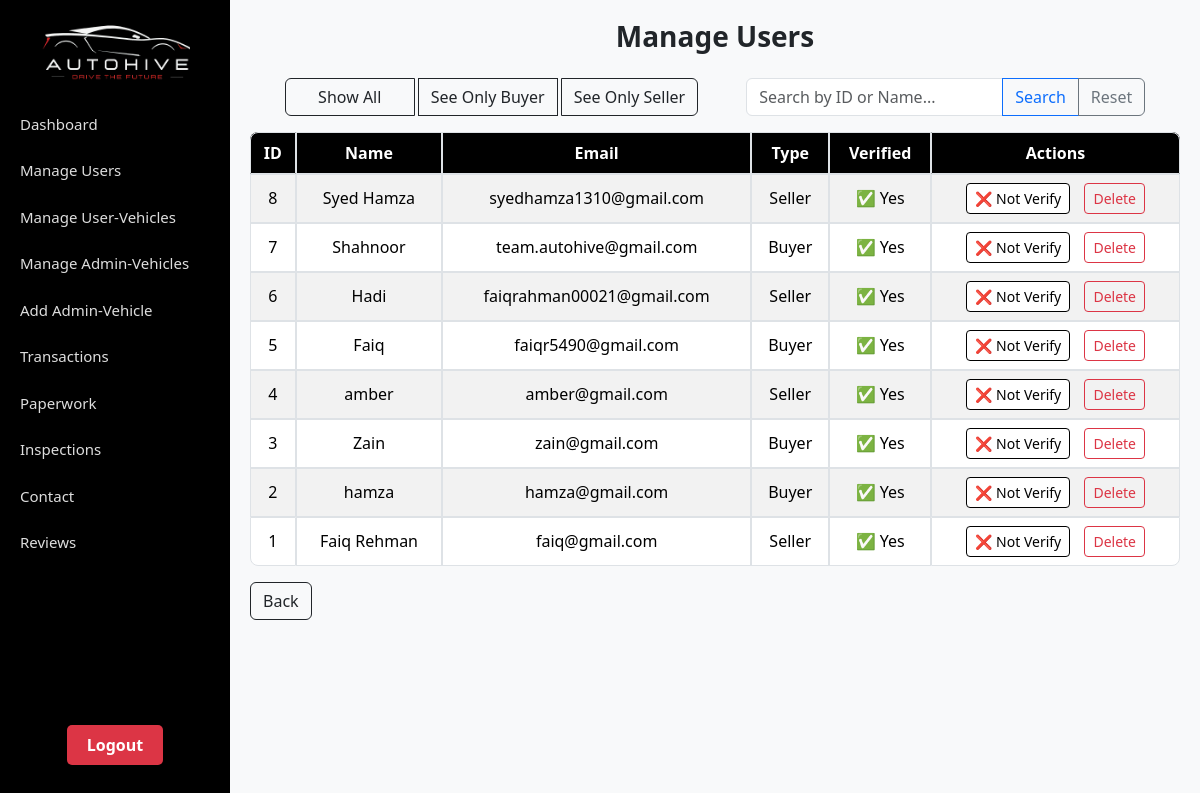
The page /admin/manage_users.php (signed in) on the database its author committed.
### tables this page shows
CREATE TABLE `users` (
  `id` int(11) NOT NULL,
  `name` varchar(100) NOT NULL,
  `email` varchar(150) NOT NULL,
  `password` varchar(255) NOT NULL,
  `user_type` enum('buyer','seller','admin') NOT NULL DEFAULT 'buyer',
  `verified` tinyint(1) DEFAULT 1,
  `created_at` timestamp NOT NULL DEFAULT current_timestamp(),
  `phone` varchar(20) NOT NULL,
  `gender` enum('male','female','other') NOT NULL,
  `profile_image` varchar(255) DEFAULT 'default.jpg'
);

### admin/manage_users.php (the view, shortened to what this page needs)
<?php
include '../dbconnect.php';
$users = $conn->query("SELECT * FROM users WHERE user_type!='admin' ORDER BY id DESC");
?>
<!DOCTYPE html>
<html lang="en">
<head>
  <link href="https://cdn.jsdelivr.net/npm/bootstrap@5.3.3/dist/css/bootstrap.min.css" rel="stylesheet">
  <link rel="stylesheet" href="css/manage_user.css">
</head>
<body>
  <div class="sidebar">
  <div>
    <div class="logo">
      <img src="../extraimages/logo.png" alt="Logo">
    </div>
    <div class="sidebar-links">
                <a href="dashboard.php">Dashboard</a>
                <a href="manage_users.php">Manage Users</a>
                <a href="manage_vehicle.php">Manage User-Vehicles</a>
                <a href="manage_admin-vehicles.php">Manage Admin-Vehicles</a>
                <a href="add_car.php">Add Admin-Vehicle</a>
                <a href="manage_transaction.php">Transactions</a>
                <a href="paperwork_request.php">Paperwork</a>
                <a href="inspection_request.php">Inspections</a>
                <a href="manage_contact.php">Contact</a>
                <a href="manage_reviews.php">Reviews</a>
            </div>
  </div>
  <div class="logout-container">
    <a href="?logout=true" class="logout-btn">Logout</a>
  </div>
</div>
  <div class="main-content">
    <h3 class="fw-bold text-center mb-4">Manage Users</h3>
    <div class="mb-3 text-center">
        <div class="d-flex flex-wrap justify-content-center align-items-center gap-5">
            <div class="btn-group gap-1">
                <button class="btn btn-outline-dark" onclick="filterUsers('all')">Show All</button>
                <button class="btn btn-outline-dark" onclick="filterUsers('buyer')">See Only Buyer</button>
                <button class="btn btn-outline-dark" onclick="filterUsers('seller')">See Only Seller</button>
            </div>
            <div class="input-group w-auto">
                <input type="text" id="searchInput" class="form-control" placeholder="Search by ID or Name...">
                <button class="btn btn-outline-primary" onclick="searchUsers()">Search</button>
                <button class="btn btn-outline-secondary" onclick="resetSearch()">Reset</button>
            </div>
        </div>
    </div>
    <table class="table table-bordered table-striped">
      <thead class="table-dark">
        <tr class="text-center">
          <th>ID</th>
          <th>Name</th>
          <th>Email</th>
          <th>Type</th>
          <th>Verified</th>
          <th>Actions</th>
        </tr>
      </thead>
      <tbody class="text-center">
        <?php while($u = $users->fetch_assoc()) { ?>
        <tr>
          <td><?php echo $u['id']; ?></td>
          <td><?php echo $u['name']; ?></td>
          <td><?php echo $u['email']; ?></td>
          <td><?php echo ucfirst($u['user_type']); ?></td>
          <td><?php echo ((int)$u['verified'] === 1) ? "✅ Yes" : "❌ No"; ?></td>
          <td>
            <?php if ((int)$u['verified'] === 1) { ?>
              <a href="?notverify=<?php echo $u['id']; ?>"
                 class="btn btn-toggle btn-sm"
                 onclick="return confirm('Mark this account as Not Verified? Vehicles will also be unverified.');">
                ❌ Not Verify
              </a>
            <?php } ?>
            <a href="?delete=<?php echo $u['id']; ?>"
               class="btn btn-outline-danger  btn-sm"
               onclick="return confirm('Delete this user and all their vehicles?');">
               Delete
            </a>
          </td>
        </tr>
        <?php } ?>
      </tbody>
    </table>
    <a href="dashboard.php" class="btn btn-outline-dark">Back</a>
  </div>
</body>
</html>

### admin/css/manage_user.css (style rules this page uses)
body { background-color: #f8f9fa; margin: 0; font-family: 'Segoe UI', Tahoma, Geneva, Verdana, sans-serif; }
.sidebar { width: 230px; height: 100vh; background-color: #000000; display: flex; flex-direction: column; justify-content: space-between; position: fixed; left: 0; top: 0; padding: 20px 0; overflow-y: auto; }
.sidebar .logo { text-align: center; margin-bottom: 20px; }
.sidebar .logo img { max-width: 150px; }
.sidebar-links { display: flex; flex-direction: column; }
.sidebar-links a { color: #ddd; padding: 12px 20px; text-decoration: none; font-size: 15px; transition: background 0.3s, color 0.3s; }
.logout-container { text-align: center; padding: 15px 0; }
.logout-btn { background-color: #dc3545; color: white; padding: 8px 20px; border-radius: 5px; text-decoration: none; font-weight: bold; display: inline-block; }
.main-content { margin-left: 230px; padding: 20px; background-color: #f8f9fa; min-height: 100vh; overflow-x: auto; }
.table-dark { background-color: black; color: white; }
.btn-toggle { background-color: white; color: black; border: 1px solid black; transition: 0.3s ease; margin-right: 10px; }
.btn-group .btn { min-width: 130px; }
.input-group input { min-width: 220px; }
.table { border-collapse: separate; border-spacing: 0; overflow: hidden; }
.table thead th { background-color: #000000; color: white; }
.table td, .table th { vertical-align: middle; border: 1px solid #dee2e6; }
.table thead th:first-child { border-top-left-radius: 8px; }
.table thead th:last-child { border-top-right-radius: 8px; }
.table tbody tr:last-child td:first-child { border-bottom-left-radius: 8px; }
.table tbody tr:last-child td:last-child { border-bottom-right-radius: 8px; }

### rows shown on the page
users: id "8", name "Syed Hamza", email "syedhamza1310@gmail.com", user_type "Seller", verified "✅ Yes"
users: id "7", name "Shahnoor", email "team.autohive@gmail.com", user_type "Buyer", verified "✅ Yes"
users: id "6", name "Hadi", email "faiqrahman00021@gmail.com", user_type "Seller", verified "✅ Yes"
users: id "5", name "Faiq", email "faiqr5490@gmail.com", user_type "Buyer", verified "✅ Yes"
users: id "4", name "amber", email "amber@gmail.com", user_type "Seller", verified "✅ Yes"
users: id "3", name "Zain", email "zain@gmail.com", user_type "Buyer", verified "✅ Yes"
users: id "2", name "hamza", email "hamza@gmail.com", user_type "Buyer", verified "✅ Yes"
users: id "1", name "Faiq Rehman", email "faiq@gmail.com", user_type "Seller", verified "✅ Yes"
